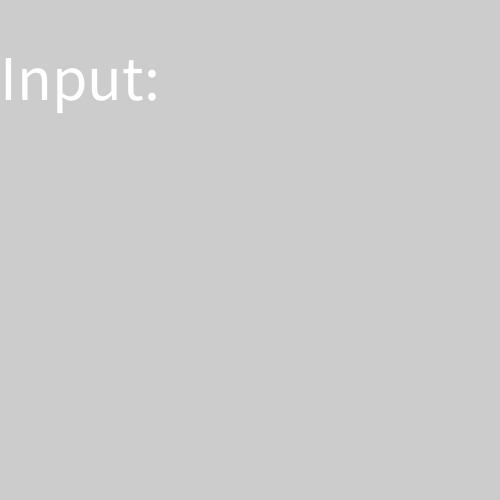
Frame 1 (no input)
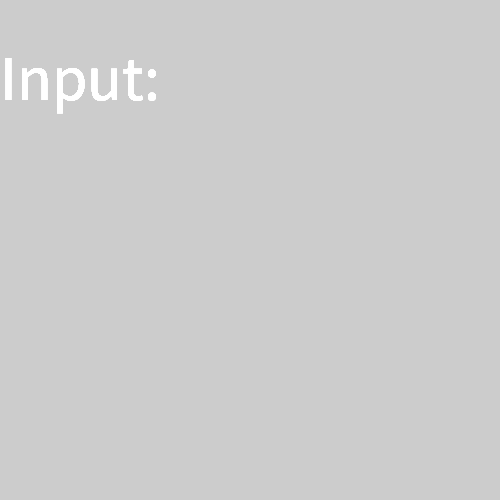
Frame 60 (the mouse pressed at the canvas centre just before this capture)
Frame 120 (the mouse held since frame 60 and released just before this capture): identical to frame 60, image omitted

The Processing sketch that drew these frames (run headless with seeded random() and noise(); from frame 60 on, the mouse is pressed at the canvas centre):

// Processing sketch: week06_2
// ── week06_2.pde
void setup(){
  size(500,500);
  textSize(64);
}
String line="Input: ";
void draw(){
  text(line,00,100);
}
void keyPressed(){
  line+=key;
}
